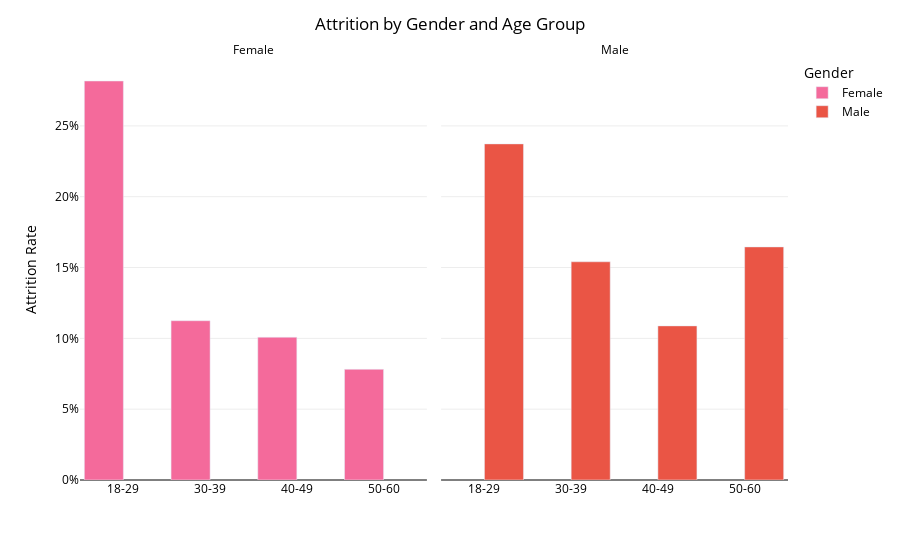

Here is the notebook cell this chart was saved with:
### Markdown cell above
### Role Demographics

### Code cell
# Attrition by Gender and Age Group
age_bins = [18, 30, 40, 50, 60]
age_labels = ['18-29', '30-39', '40-49', '50-60']

# Age Groups
df['Age Group'] = pd.cut(df['Age'], bins=age_bins, labels=age_labels)
plot_df = df.groupby(['Gender','Age Group'])['Attrition'].value_counts(normalize=True).unstack()

# Histogram attributes
fig = px.bar(plot_df.reset_index(), x='Age Group', y='Yes', facet_col='Gender', color='Gender', barmode='group',
                   color_discrete_map={'Male': "#ea5545", 'Female': "#f46a9b"},
                   category_orders={'Age Group': ['18-29', '30-39', '40-49', '50-60']})
fig.for_each_annotation(lambda a: a.update(text=a.text.split("=")[-1]))

# Update the layout
fig.update_layout(title_text='Attrition by Gender and Age Group', title_x=0.5, plot_bgcolor='#ffffff', font_color='#000000',
                  xaxis=dict(type='category'), yaxis=dict(tickformat=".0%"), bargap=0.1, bargroupgap=0)
fig.for_each_xaxis(lambda y: y.update(title=''))

# Update the axes
fig.update_xaxes(showticklabels=True, col=1)
fig.update_xaxes(showticklabels=True, col=2)
fig.update_yaxes(title_text='Attrition Rate', zeroline=True, zerolinewidth=1, zerolinecolor='#000000',
                 gridcolor='#ededed', col=1)
fig.update_yaxes(zeroline=True, zerolinewidth=1, zerolinecolor='#000000', gridcolor='#ededed', col=2)

fig.show()

### Figure 1 — Plotly figure (JSON) as saved in the notebook; plotly's stock layout.template omitted (floating-point values rounded to 4 significant figures)
{"data": [{"alignmentgroup": "True", "hovertemplate": "Gender=Female<br>Age Group=%{x}<br>Yes=%{y}<extra></extra>", "legendgroup": "Female", "marker": {"color": "#f46a9b", "pattern": {"shape": ""}}, "name": "Female", "offsetgroup": "Female", "orientation": "v", "showlegend": true, "textposition": "auto", "type": "bar", "x": ["18-29", "30-39", "40-49", "50-60"], "xaxis": "x", "y": [0.2817, 0.1124, 0.1008, 0.07812], "yaxis": "y"}, {"alignmentgroup": "True", "hovertemplate": "Gender=Male<br>Age Group=%{x}<br>Yes=%{y}<extra></extra>", "legendgroup": "Male", "marker": {"color": "#ea5545", "pattern": {"shape": ""}}, "name": "Male", "offsetgroup": "Male", "orientation": "v", "showlegend": true, "textposition": "auto", "type": "bar", "x": ["18-29", "30-39", "40-49", "50-60"], "xaxis": "x2", "y": [0.2373, 0.1541, 0.1088, 0.1646], "yaxis": "y2"}], "layout": {"annotations": [{"font": {}, "showarrow": false, "text": "Female", "x": 0.245, "xanchor": "center", "xref": "paper", "y": 1, "yanchor": "bottom", "yref": "paper"}, {"font": {}, "showarrow": false, "text": "Male", "x": 0.755, "xanchor": "center", "xref": "paper", "y": 1, "yanchor": "bottom", "yref": "paper"}], "bargap": 0.1, "bargroupgap": 0, "barmode": "group", "font": {"color": "#000000"}, "legend": {"title": {"text": "Gender"}, "tracegroupgap": 0}, "margin": {"t": 60}, "plot_bgcolor": "#ffffff", "title": {"text": "Attrition by Gender and Age Group", "x": 0.5}, "xaxis": {"anchor": "y", "categoryarray": ["18-29", "30-39", "40-49", "50-60"], "categoryorder": "array", "domain": [0, 0.49], "showticklabels": true, "title": {"text": ""}, "type": "category"}, "xaxis2": {"anchor": "y2", "categoryarray": ["18-29", "30-39", "40-49", "50-60"], "categoryorder": "array", "domain": [0.51, 1], "matches": "x", "showticklabels": true, "title": {"text": ""}}, "yaxis": {"anchor": "x", "domain": [0, 1], "gridcolor": "#ededed", "tickformat": ".0%", "title": {"text": "Attrition Rate"}, "zeroline": true, "zerolinecolor": "#000000", "zerolinewidth": 1}, "yaxis2": {"anchor": "x2", "domain": [0, 1], "gridcolor": "#ededed", "matches": "y", "showticklabels": false, "zeroline": true, "zerolinecolor": "#000000", "zerolinewidth": 1}}}
